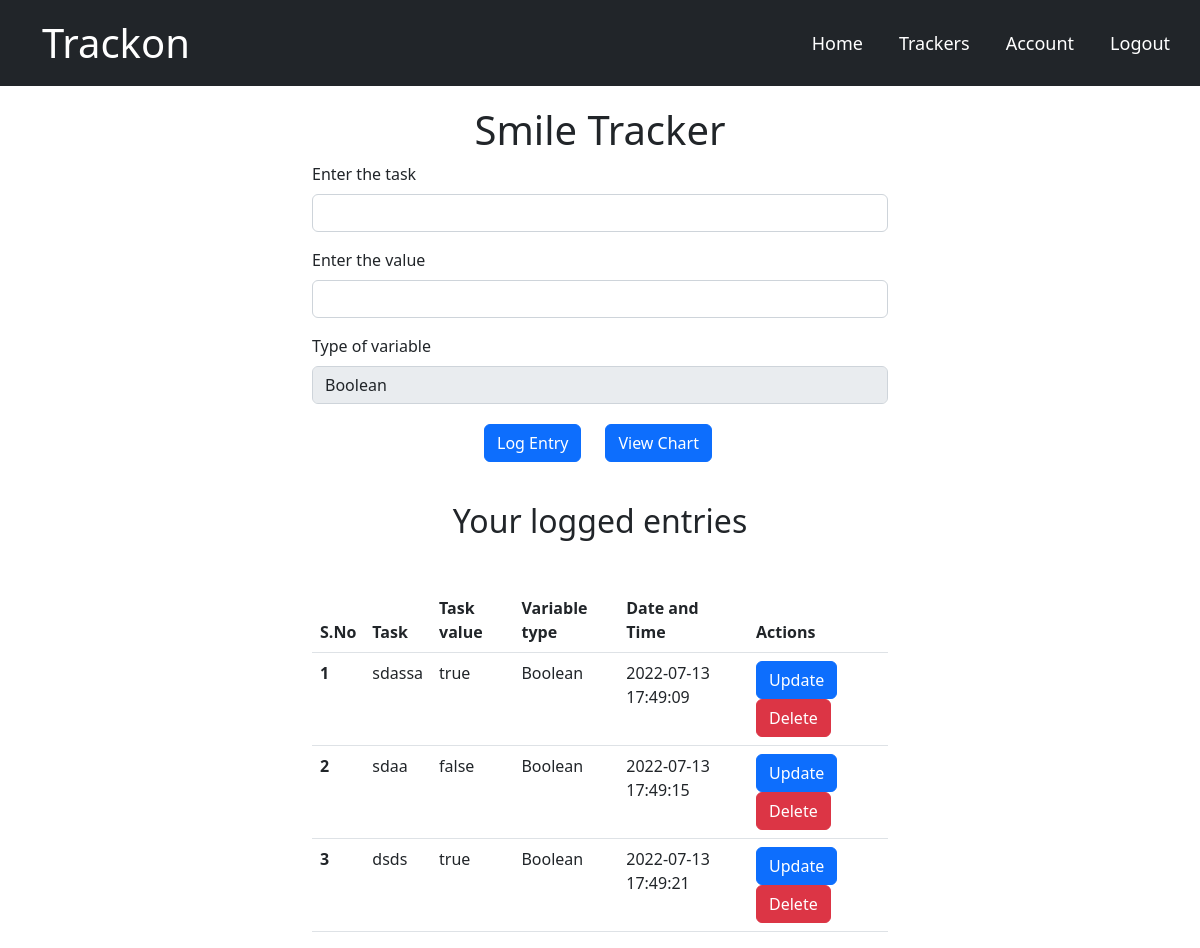
The page /log/1 (signed in) on the database its author committed.
### main/models.py (models this page shows, shortened)
class Tracker(db.Model):
    sno = db.Column(db.Integer, primary_key=True)
    tracker_name = db.Column(db.String(300), nullable=False)
    task_value_type = db.Column(db.String(20), nullable=False)
    user_id = db.Column(db.Integer, db.ForeignKey('user.id'))
    logs = db.relationship('Inputaken', backref='tracker', lazy=True)

class Inputaken(db.Model):
    sno = db.Column(db.Integer, primary_key=True)
    task_title = db.Column(db.String(300), nullable=False)
    task_value = db.Column(db.Integer, nullable=False)
    task_date = db.Column(
        db.DateTime(timezone=True),default=func.now(), nullable=False)
    task_variable = db.Column(db.String(20), nullable=False)
    user_id = db.Column(db.Integer, db.ForeignKey('user.id'), nullable=False)
    tracker_id = db.Column(db.Integer, db.ForeignKey(
        'tracker.sno'), nullable=False)

### main/routes.py (the view, shortened to what this page needs)
@app.route("/log/<int:sno>", methods=['GET', 'POST'])
@login_required
def log(sno):
    task_table = Tracker.query.filter_by(sno=sno).first()
    outputpage = Inputaken.query.filter_by(
        tracker_id=sno, user_id=current_user.id).all()
    return render_template('log.html', task=task_table, outputpage=outputpage)

### main/models.py (called while the page is built)
@login_manager.user_loader
def load_user(user_id):
    return User.query.get(int(user_id))

### main/templates/log.html (shortened to what this page needs)
{% extends 'base.html' %} {% block content %}
<div class="container log-div">
  <div class="track_type log-heading">
    <h1>{{task.tracker_name}}</h1>
  </div>
  <form action="/log/{{task.sno}}" method="POST">
    <div class="mb-3">
      <label for="exampleInputEmail1" class="form-label"
        >Enter the task </label>
      <input type="text" class="form-control" name="title" id="text-title" />
    </div>
    <div class="mb-3">
      <label for="exampleInputPassword1" class="form-label"
        >Enter the value</label
      >
      <input
        type="text"
        class="form-control"
        name="value"
        id="exampleInputPassword1"
      />
    </div>
    <label for="inputState" class="form-label">Type of variable</label>
    <input
      type="text"
      disabled="true"
      class="form-control"
      value="{{task.task_value_type}}"
    />
    <div class="log-btn-group">
      <button type="submit" class="btn btn-primary">Log Entry</button>
      <a href="/log/dashboard/{{task.sno}}" class="btn btn-primary mx-4">View Chart</a>
    </div>
  </form>
  <div class="log-entry-heading"><h2>Your logged entries</h2></div>
  {% if outputpage|length == 0 %}
  <div class="alert alert-dark" role="alert">
    No Task details found. Add your first task now!
  </div>
  {% else %}
  <table class="table">
    <thead>
      <tr>
        <th scope="col">S.No</th>
        <th scope="col">Task</th>
        <th scope="col">Task value</th>
        <th scope="col">Variable type</th>
        <th scope="col">Date and Time</th>
        <th scope="col">Actions</th>
      </tr>
    </thead>
    <tbody>
      {% for inpt in outputpage %}
      <tr>
        <th scope="row">{{loop.index}}</th>
        <td>{{inpt.task_title}}</td>
        <td>{{inpt.task_value}}</td>
        <td>{{inpt.task_variable}}</td>
        <td>{{inpt.task_date}}</td>
        <td>
          <div class="entry-btn-group">
            <a
              href="/log/update/{{inpt.sno}}"
              type="button"
              class="btn btn-primary"
              >Update</a
            >
            <a
              href="/log/delete/{{inpt.sno}}"
              type="button"
              class="btn btn-danger"
              >Delete</a
            >
          </div>
        </td>
      </tr>
      {% endfor %}
    </tbody>
  </table>
  {% endif %}
</div>
{% endblock content %}

### main/static/main.css (style rules this page uses)
.log-div { width: 50%; }
.log-heading { text-align: center; padding-top: 20px; }
.log-btn-group { display: flex; justify-content: center; align-items: center; padding-top: 20px; }
.log-btn-group button { margin-left: 20px; }
.log-entry-heading { display: flex; justify-content: center; padding: 40px 0px; }
.entry-btn-group { display: flex; justify-content: space-between; align-items: center; flex-wrap: wrap; }

### rows shown on the page
Tracker: tracker_name "Smile Tracker", task_value_type "Boolean"
Inputaken: task_title "sdassa", task_value "true", task_variable "Boolean", task_date "2022-07-13 17:49:09"
Inputaken: task_title "sdaa", task_value "false", task_variable "Boolean", task_date "2022-07-13 17:49:15"
Inputaken: task_title "dsds", task_value "true", task_variable "Boolean", task_date "2022-07-13 17:49:21"
